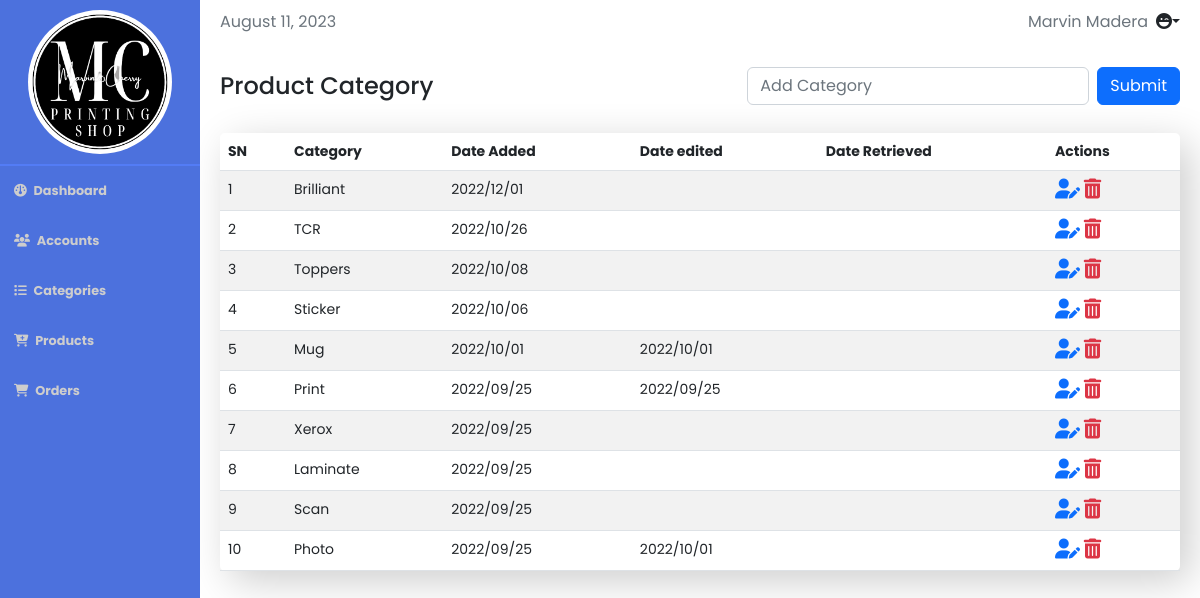
Screenshot of /admin_category.php (signed in) with the database file from the repository.
### tables this page shows
CREATE TABLE `category` (
  `id` int(11) NOT NULL,
  `category` varchar(50) NOT NULL,
  `date_added` varchar(50) NOT NULL,
  `date_edited` varchar(50) NOT NULL,
  `date_retrieved` varchar(50) NOT NULL
);

### functions.php (called while the page is built, shortened)
<?php
include "config.php";
function fetch_account($tb_name)
{
    global $mysqli;
    $sql = "SELECT * FROM `$tb_name` ORDER BY `date_added` DESC";
    return $mysqli->query($sql);
}

### admin_category.php (the view, shortened to what this page needs)
<?php
include "functions.php";
$listOfCategories = fetch_account("category");
?>
<!DOCTYPE html>
<html lang="en">
<head>
    <?php include "header.php"; ?>
    <link rel="stylesheet" href="css/accounts.css?v=<?= time() ?>">
    <link rel="stylesheet" href="css/dashboard.css?v=<?= time(); ?>">
</head>
<body>
    <?php include "admin_navbar.php"; ?>
    <main class="main-content">
        <div class="account d-flex align-items-center justify-content-between mb-4">
            <h4 class="mt-2">Product Category</h4>
            <form method="post">
                <div class="d-flex align-items-center justify-content-between">
                    <input type="text" name="category" id="" class="form-control" placeholder="Add Category">
                    <input type="submit" class="btn btn-primary ms-2" name="addCat">
                </div>
            </form>
        </div>
        <table class="table table-striped">
            <thead>
                <tr>
                    <th scope="col">SN</th>
                    <th scope="col">Category</th>
                    <th scope="col">Date Added</th>
                    <th scope="col">Date edited</th>
                    <th scope="col">Date Retrieved</th>
                    <th scope="col">Actions</th>
                </tr>
            </thead>
            <tbody>
                <?php
                $sn = 1;
                while ($row = $listOfCategories->fetch_assoc()) {
                ?>
                    <tr>
                        <td><?= $sn ?></td>
                        <td><?= ucfirst($row['category']) ?></td>
                        <td><?= ucfirst($row['date_added']) ?></td>
                        <td><?= ucfirst($row['date_edited']) ?></td>
                        <td><?= ucfirst($row['date_retrieved']) ?></td>
                        <td>
                            <a href="admin_editcat.php?id=<?= $row['id'] ?>">
                                <i class="fa-solid fa-user-pen fs-5"></i>
                            </a>
                            <a href="delete.php?cat_id=<?= $row['id'] ?>">
                                <i class="fa fa-trash fs-5 text-danger"></i>
                            </a>
                        </td>
                    </tr>
                <?php $sn++;
                }
                ?>
            </tbody>
        </table>
    </main>
    <?php include "sidebar.php"; ?>
</body>
</html>

### header.php (shortened to what this page needs)
<link rel="stylesheet" href="bootstrap-5.2.0-dist/css/bootstrap.min.css">
<link rel="stylesheet" href="https://cdnjs.cloudflare.com/ajax/libs/font-awesome/6.2.0/css/all.min.css" />
<link rel="stylesheet" href="https://cdnjs.cloudflare.com/ajax/libs/font-awesome/6.2.0/css/fontawesome.min.css" />
<link href='https://unpkg.com/boxicons@2.1.4/css/boxicons.min.css' rel='stylesheet'>

### admin_navbar.php (shortened to what this page needs)
<div class="admin_top_nav">
    <div class="search">
        <div>
            <span class="text-secondary"><?= date("F j, Y") ?></span>
        </div>
        <div class="admin_acc">
            <p class="mx-2 text-secondary"><?= ucwords($_SESSION['username']) ?></p>
            <div class="dropdown">
                <i class="fas fa-laugh-wink dropdown-toggle" data-bs-toggle="dropdown" aria-expanded="false"></i>
            </div>
        </div>
    </div>
</div>

### sidebar.php (shortened to what this page needs)
<div class="sidebar">
    <div class="title">
        <img src="./img/logo.png" alt="" class="img">
    </div>
    <div class="navigations">
        <a href="dashboard.php">
            <i class="fa-solid fa-gauge  mx-1"></i>
            Dashboard
        </a>
        <a href="account.php">
            <i class="fa-solid fa-users  mx-1"></i>
            Accounts
        </a>
        <a href="admin_category.php">
            <i class="fa-solid fa-list  mx-1"></i>
            Categories
        </a>
        <a href="product.php">
            <i class="fa-solid fa-cart-plus  mx-1"></i>
            Products
        </a>
        <a href="orders.php">
            <i class="fa-sharp fa-solid fa-cart-shopping mx-1"></i>
            Orders
        </a>
    </div>
</div>

### css/accounts.css (style rules this page uses)
* { padding: 0; margin: 0; line-height: 1.5em; box-sizing: border-box; }
body { font-family: 'Poppins', sans-serif; }
table a { text-decoration: none; }
.main-content { margin-left: 200px; padding: 20px; }
table { box-shadow: 10px 10px 40px rgba(0,0,0, 0.2); background-color: #fff; border-radius: 5px; }
table tr th, table tr td { font-size: 14px; }
.img { width: 100%; height: auto; }

### css/dashboard.css (style rules this page uses)
* { padding: 0; margin: 0; line-height: 1.5em; box-sizing: border-box; }
body { font-family: 'Poppins', sans-serif; }
.admin_top_nav { margin-left: 200px; background-color: #fff; }
.admin_top_nav .search { display: flex; justify-content: space-between; align-items: center; padding: 10px 20px; }
.admin_top_nav .admin_acc p { padding: 0; margin: 0; }
.admin_top_nav .admin_acc { display: flex; justify-content: space-between; align-items: center; }
.sidebar { position: fixed; top: 0; left: 0; width: 200px; height: 100%; background-color: #4c71dd; color: #fff; z-index: 1; }
.sidebar .title { display: flex; align-items: center; justify-content: space-evenly; padding: 10px; border-bottom: 2px solid #537cf5; }
.sidebar .navigations a { display: block; color: #cdcdcd; height: 50px; line-height: 50px; text-decoration: none; transition: .5s ease; padding-left: 10px; font-size: .8rem; font-weight: 700; }
.img { width: 80%; height: auto; background-color: #fff; border-radius: 100%; }

### rows the page displays
category: category "Brilliant", date_added "2022/12/01"
category: category "TCR", date_added "2022/10/26"
category: category "Toppers", date_added "2022/10/08"
category: category "Sticker", date_added "2022/10/06"
category: category "Mug", date_added "2022/10/01", date_edited "2022/10/01"
category: category "Print", date_added "2022/09/25", date_edited "2022/09/25"
category: category "Xerox", date_added "2022/09/25"
category: category "Laminate", date_added "2022/09/25"
category: category "Scan", date_added "2022/09/25"
category: category "Photo", date_added "2022/09/25", date_edited "2022/10/01"

### other values shown
$_SESSION['username'] "Marvin Madera"
